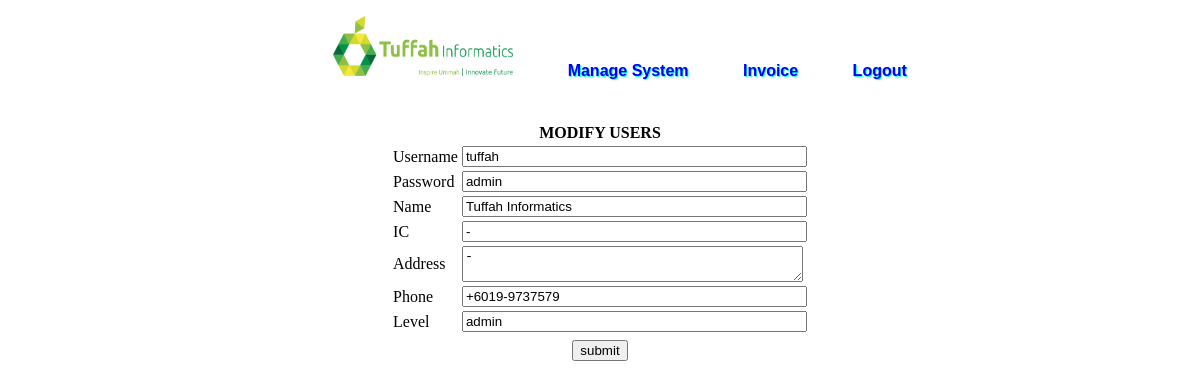
/func/usermodify.php?modify=1, run on the app's committed database.
### tables this page shows
CREATE TABLE IF NOT EXISTS `users` (
  `user_id` int(200) NOT NULL AUTO_INCREMENT,
  `username` varchar(200) NOT NULL,
  `password` varchar(200) NOT NULL,
  `name` varchar(200) NOT NULL,
  `ic` varchar(200) NOT NULL,
  `address` varchar(200) NOT NULL,
  `phone` varchar(200) NOT NULL,
  `level` varchar(200) NOT NULL,
  PRIMARY KEY (`user_id`)
);

### func/usermodify.php (the view, shortened to what this page needs)
<?php
include('../inc/connect.php');
	if(isset($_GET['modify'])){
		$id= $_GET['modify'];
		$sql = "SELECT * FROM users WHERE user_id = $id";
		$res = mysql_query($sql) or die (mysql_error());
		$user = mysql_fetch_array($res);
	}
?>
<!DOCTYPE html PUBLIC "-//W3C//DTD XHTML 1.0 Transitional//EN" "http://www.w3.org/TR/xhtml1/DTD/xhtml1-transitional.dtd">
<html xmlns="http://www.w3.org/1999/xhtml">
<head>
<link rel="stylesheet" href="../style/style.css" type="text/css" />
</head>
<body>
	<div class="main">
    	<div class="navbar">
    		<ul id="menu">
        		<li><a href="../admin/index.php"><img src="../img/login logo.png" width="180" height="60" /></a></li>
                <li><a href="../admin/manage.php">Manage System</a></li>
        		<li><a href="../admin/invoiceForm.php">Invoice</a></li>
        		<li><a href="#">Logout</a></li>
			</ul>
		</div>
        	<br /><br /><br />
        <div class="content">
            <div>
            	<form action="usermodify.php" method="post">
                	<table align="center">
                    	<th colspan="2">MODIFY USERS</th>
                    	<tr>
                        	<td>Username</td>
                        	<td><input name="username" type="text" size="40" value="<?php echo  $user['username']; ?>" /></td>
                        </tr>
                    	<tr>
                        	<td>Password</td>
                        	<td><input name="password" type="text" size="40" value="<?php echo  $user['password']; ?>" /></td>
                        </tr>
                    	<tr>
                        	<td>Name</td>
                        	<td><input name="name" type="text" size="40" value="<?php echo  $user['name']; ?>" /></td>
                        </tr>
                        <tr>
                        	<td>IC</td>
                        	<td><input name="ic" type="text" size="40" value="<?php echo  $user['ic']; ?>" /></td>
                        </tr>
                        <tr>
                        	<td>Address</td>
                        	<td><textarea name="address" cols="40"><?php echo  $user['address']; ?></textarea></td>
                        </tr>
                        <tr>
                        	<td>Phone</td>
                        	<td><input name="phone" type="text" size="40" value="<?php echo  $user['phone']; ?>" /></td>
                        </tr>
                        <tr>
                        	<td>Level</td>
                        	<td><input name="level" type="text" size="40" value="<?php echo  $user['level']; ?>" /></td>
                        </tr>
                        <tr>
                        	<td></td>
                        	<td><input name="user_id" type="hidden" size="40" value="<?php echo  $user['user_id']; ?>" /></td>
                        </tr>
                        <tr>
                        	<td colspan="2" align="center"><input name="submit" type="submit" value="submit" /></td>
                        </tr>
                    </table>
                </form>
            </div>
        </div>
    </div>
</body>
</html>

### style/style.css (style rules this page uses)
#menu { width:auto; height: 35px; font-size: 16px; font-family: Tahoma, Geneva, sans-serif; font-weight: bold; text-align: center; text-shadow: 1px 1px 1px #0FC; background-color:transparent; border-radius: 8px; }
#menu li { display: inline; padding: 15px; }
#menu a { text-decoration: none; color: #00F; padding: 10px 10px 10px 10px; }

### data on the page
users: username "tuffah", password "admin", name "Tuffah Informatics", ic "-", address "-", phone "+6019-9737579", level "admin"
